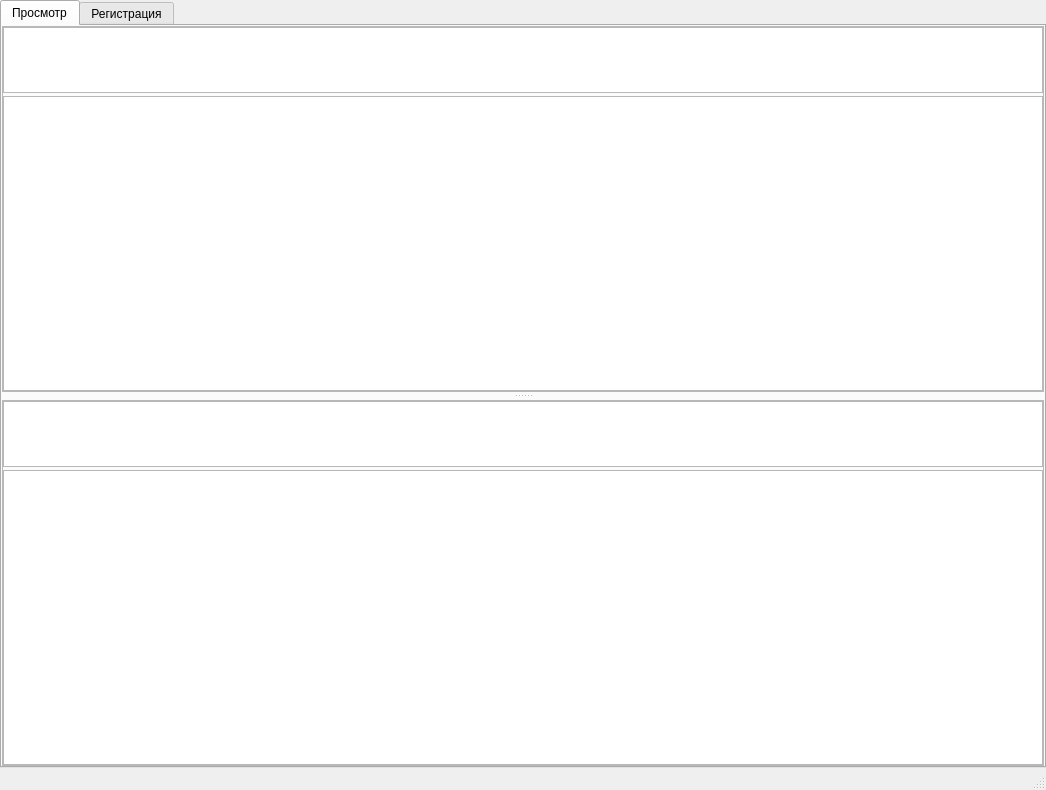
<?xml version="1.0" encoding="UTF-8"?>
<ui version="4.0">
 <class>MainWindow</class>
 <widget class="QMainWindow" name="MainWindow">
  <property name="geometry">
   <rect>
    <x>0</x>
    <y>0</y>
    <width>1046</width>
    <height>790</height>
   </rect>
  </property>
  <property name="windowTitle">
   <string>MainWindow</string>
  </property>
  <widget class="QWidget" name="centralwidget">
   <layout class="QVBoxLayout" name="verticalLayout">
    <property name="spacing">
     <number>3</number>
    </property>
    <property name="leftMargin">
     <number>0</number>
    </property>
    <property name="topMargin">
     <number>0</number>
    </property>
    <property name="rightMargin">
     <number>0</number>
    </property>
    <property name="bottomMargin">
     <number>0</number>
    </property>
    <item>
     <widget class="QTabWidget" name="tabWidget">
      <property name="currentIndex">
       <number>0</number>
      </property>
      <widget class="QWidget" name="tab_viewer">
       <attribute name="title">
        <string>Просмотр</string>
       </attribute>
       <layout class="QVBoxLayout" name="verticalLayout_4">
        <property name="spacing">
         <number>3</number>
        </property>
        <property name="leftMargin">
         <number>0</number>
        </property>
        <property name="topMargin">
         <number>0</number>
        </property>
        <property name="rightMargin">
         <number>0</number>
        </property>
        <property name="bottomMargin">
         <number>0</number>
        </property>
        <item>
         <widget class="QSplitter" name="splitter">
          <property name="orientation">
           <enum>Qt::Vertical</enum>
          </property>
          <property name="handleWidth">
           <number>8</number>
          </property>
          <widget class="QFrame" name="fr_dse">
           <property name="frameShape">
            <enum>QFrame::StyledPanel</enum>
           </property>
           <property name="frameShadow">
            <enum>QFrame::Raised</enum>
           </property>
           <layout class="QVBoxLayout" name="verticalLayout_5">
            <property name="spacing">
             <number>3</number>
            </property>
            <property name="leftMargin">
             <number>0</number>
            </property>
            <property name="topMargin">
             <number>0</number>
            </property>
            <property name="rightMargin">
             <number>0</number>
            </property>
            <property name="bottomMargin">
             <number>0</number>
            </property>
            <item>
             <layout class="QVBoxLayout" name="verticalLayout_2">
              <item>
               <widget class="QTableWidget" name="tbl_dse_filter">
                <property name="minimumSize">
                 <size>
                  <width>0</width>
                  <height>33</height>
                 </size>
                </property>
                <property name="maximumSize">
                 <size>
                  <width>16777215</width>
                  <height>66</height>
                 </size>
                </property>
               </widget>
              </item>
              <item>
               <widget class="QTableWidget" name="tbl_dse"/>
              </item>
             </layout>
            </item>
           </layout>
          </widget>
          <widget class="QFrame" name="fr_parts">
           <property name="frameShape">
            <enum>QFrame::StyledPanel</enum>
           </property>
           <property name="frameShadow">
            <enum>QFrame::Raised</enum>
           </property>
           <layout class="QVBoxLayout" name="verticalLayout_6">
            <property name="spacing">
             <number>3</number>
            </property>
            <property name="leftMargin">
             <number>0</number>
            </property>
            <property name="topMargin">
             <number>0</number>
            </property>
            <property name="rightMargin">
             <number>0</number>
            </property>
            <property name="bottomMargin">
             <number>0</number>
            </property>
            <item>
             <layout class="QVBoxLayout" name="verticalLayout_3">
              <item>
               <widget class="QTableWidget" name="tbl_parts_filter">
                <property name="minimumSize">
                 <size>
                  <width>0</width>
                  <height>33</height>
                 </size>
                </property>
                <property name="maximumSize">
                 <size>
                  <width>16777215</width>
                  <height>66</height>
                 </size>
                </property>
               </widget>
              </item>
              <item>
               <widget class="QTableWidget" name="tbl_parts"/>
              </item>
             </layout>
            </item>
           </layout>
          </widget>
         </widget>
        </item>
       </layout>
      </widget>
      <widget class="QWidget" name="tab_reg">
       <attribute name="title">
        <string>Регистрация</string>
       </attribute>
       <layout class="QVBoxLayout" name="verticalLayout_7">
        <property name="spacing">
         <number>3</number>
        </property>
        <property name="leftMargin">
         <number>0</number>
        </property>
        <property name="topMargin">
         <number>0</number>
        </property>
        <property name="rightMargin">
         <number>0</number>
        </property>
        <property name="bottomMargin">
         <number>0</number>
        </property>
        <item>
         <widget class="QFrame" name="fr_reg_paths">
          <property name="sizePolicy">
           <sizepolicy hsizetype="Preferred" vsizetype="Maximum">
            <horstretch>0</horstretch>
            <verstretch>0</verstretch>
           </sizepolicy>
          </property>
          <property name="frameShape">
           <enum>QFrame::StyledPanel</enum>
          </property>
          <property name="frameShadow">
           <enum>QFrame::Raised</enum>
          </property>
          <layout class="QVBoxLayout" name="verticalLayout_9">
           <property name="spacing">
            <number>3</number>
           </property>
           <property name="leftMargin">
            <number>0</number>
           </property>
           <property name="topMargin">
            <number>0</number>
           </property>
           <property name="rightMargin">
            <number>0</number>
           </property>
           <property name="bottomMargin">
            <number>0</number>
           </property>
           <item>
            <widget class="QTableWidget" name="tbl_reg_paths">
             <property name="maximumSize">
              <size>
               <width>16777215</width>
               <height>99</height>
              </size>
             </property>
            </widget>
           </item>
          </layout>
         </widget>
        </item>
        <item>
         <widget class="QFrame" name="fr_reg_parts">
          <property name="frameShape">
           <enum>QFrame::StyledPanel</enum>
          </property>
          <property name="frameShadow">
           <enum>QFrame::Raised</enum>
          </property>
          <layout class="QVBoxLayout" name="verticalLayout_10">
           <property name="spacing">
            <number>3</number>
           </property>
           <property name="leftMargin">
            <number>0</number>
           </property>
           <property name="topMargin">
            <number>0</number>
           </property>
           <property name="rightMargin">
            <number>0</number>
           </property>
           <property name="bottomMargin">
            <number>0</number>
           </property>
           <item>
            <layout class="QVBoxLayout" name="verticalLayout_8">
             <item>
              <widget class="QTableWidget" name="tbl_reg_parts_filter">
               <property name="minimumSize">
                <size>
                 <width>0</width>
                 <height>33</height>
                </size>
               </property>
               <property name="maximumSize">
                <size>
                 <width>16777215</width>
                 <height>66</height>
                </size>
               </property>
              </widget>
             </item>
             <item>
              <widget class="QTableWidget" name="tbl_reg_parts"/>
             </item>
            </layout>
           </item>
           <item>
            <widget class="QPushButton" name="btn_reg_ok">
             <property name="text">
              <string>Зарегистрировать</string>
             </property>
            </widget>
           </item>
          </layout>
         </widget>
        </item>
       </layout>
      </widget>
     </widget>
    </item>
   </layout>
  </widget>
  <widget class="QMenuBar" name="menubar">
   <property name="geometry">
    <rect>
     <x>0</x>
     <y>0</y>
     <width>1046</width>
     <height>21</height>
    </rect>
   </property>
  </widget>
  <widget class="QStatusBar" name="statusbar"/>
 </widget>
 <resources/>
 <connections/>
</ui>
